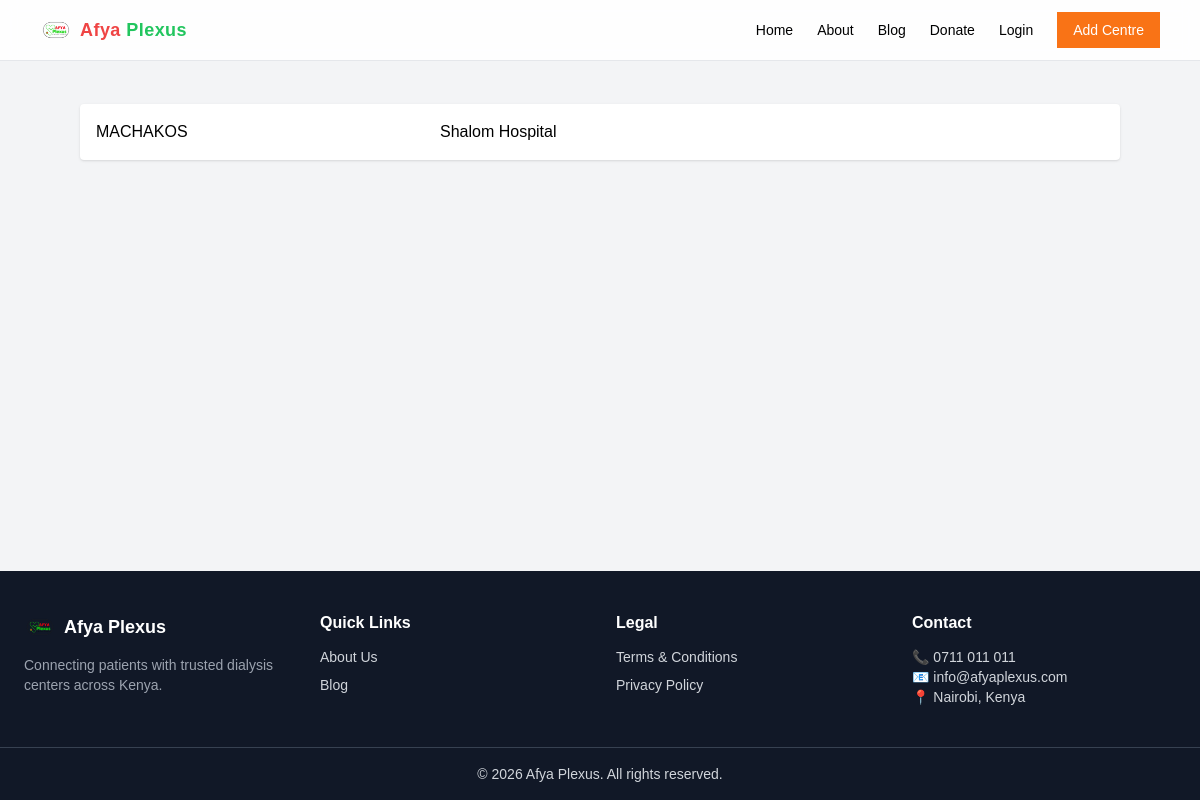
/d31ace90-2dc9-11f1-98cb-b4a9fcea8668/county_centre, run on an earlier commit of the app's database.
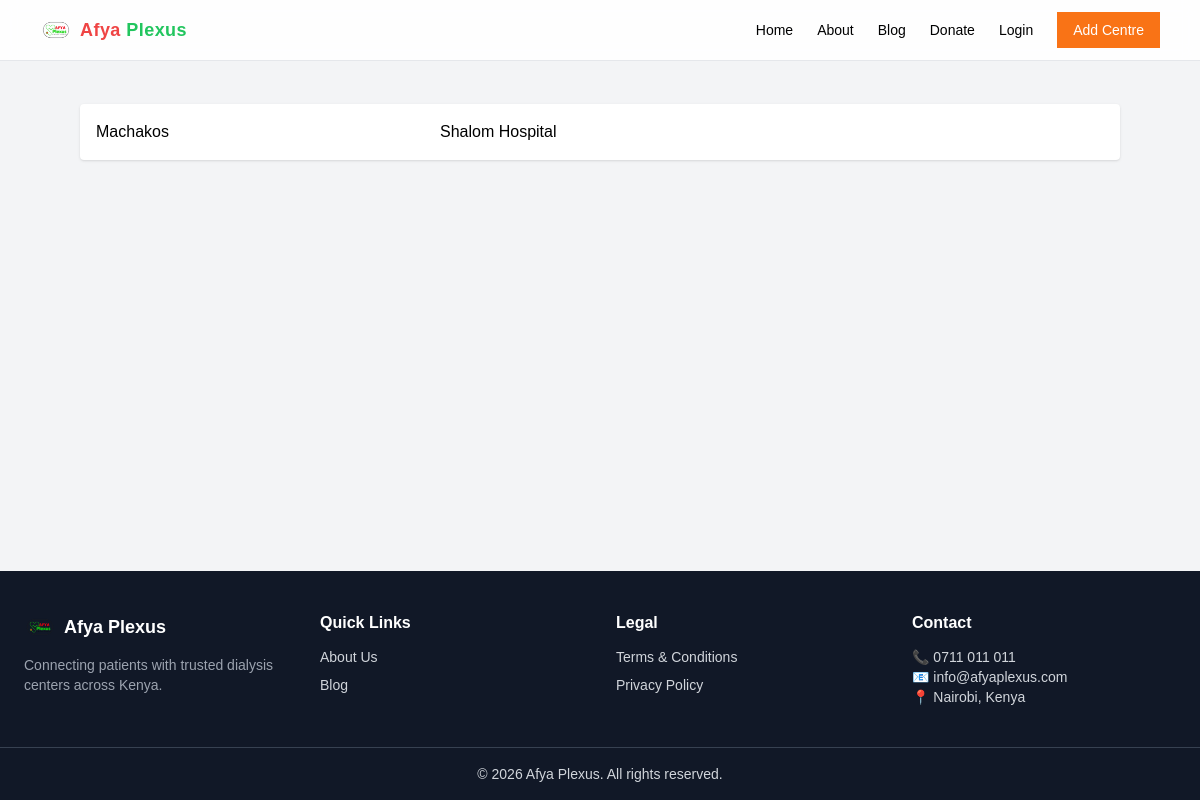
And on a later commit of the database.
### hospital/models.py (models this page shows, shortened)
class County(models.Model):
	id = models.UUIDField(primary_key=True, default=uuid.uuid1, editable=False)
	name = models.CharField(max_length=200)
	code = models.CharField(max_length=10,default='001')
	index = models.IntegerField(default=47)

### hospital/views.py (the view)
# urls.py: path('<uuid:pk>/county_centre', views.county_centre, name='county_centre'),
def county_centre(request,pk):
	county = get_object_or_404(County,pk=pk)
	county_name = (county.name).capitalize()
	qs = Hospital.objects.filter(county=county_name)
	name = request.GET.get('name')
	constituent = request.GET.get('constituent')
	ward = request.GET.get('ward')
	if is_valid_queryparam(name):
		qs = qs.filter(name__icontains=name)
	if is_valid_queryparam(constituent):
		qs = qs.filter(constituent__icontains=constituent)
	if is_valid_queryparam(ward):
		qs = qs.filter(ward__icontains=ward)
	context = {
		'county':county,
		'hospital':qs,
	}
	return render(request, 'hospital/county_centre.html', context)

### hospital/views.py (called while the page is built)
def is_valid_queryparam(param):
    return param != '' and param is not None

### hospital/templates/hospital/county_centre.html
{% extends 'base.html' %}
{% load static %}
{% load humanize %}
{% block content %}
<div class="lg:px-10 py-6">
  <div class="grid lg:grid-cols-3 gap-6 bg-white p-4 rounded shadow">
    <p>{{county.name}}</p>
    {% for hospital in hospital %}
      <p> <a href="{% url 'centre_detail' pk=hospital.pk %}">{{hospital.name}}</a></p>
    {% endfor %}
  </div>
</div>
{% endblock %}

What changed in the data, as far as the page shows it:
changed County: name "MACHAKOS" → "Machakos"
